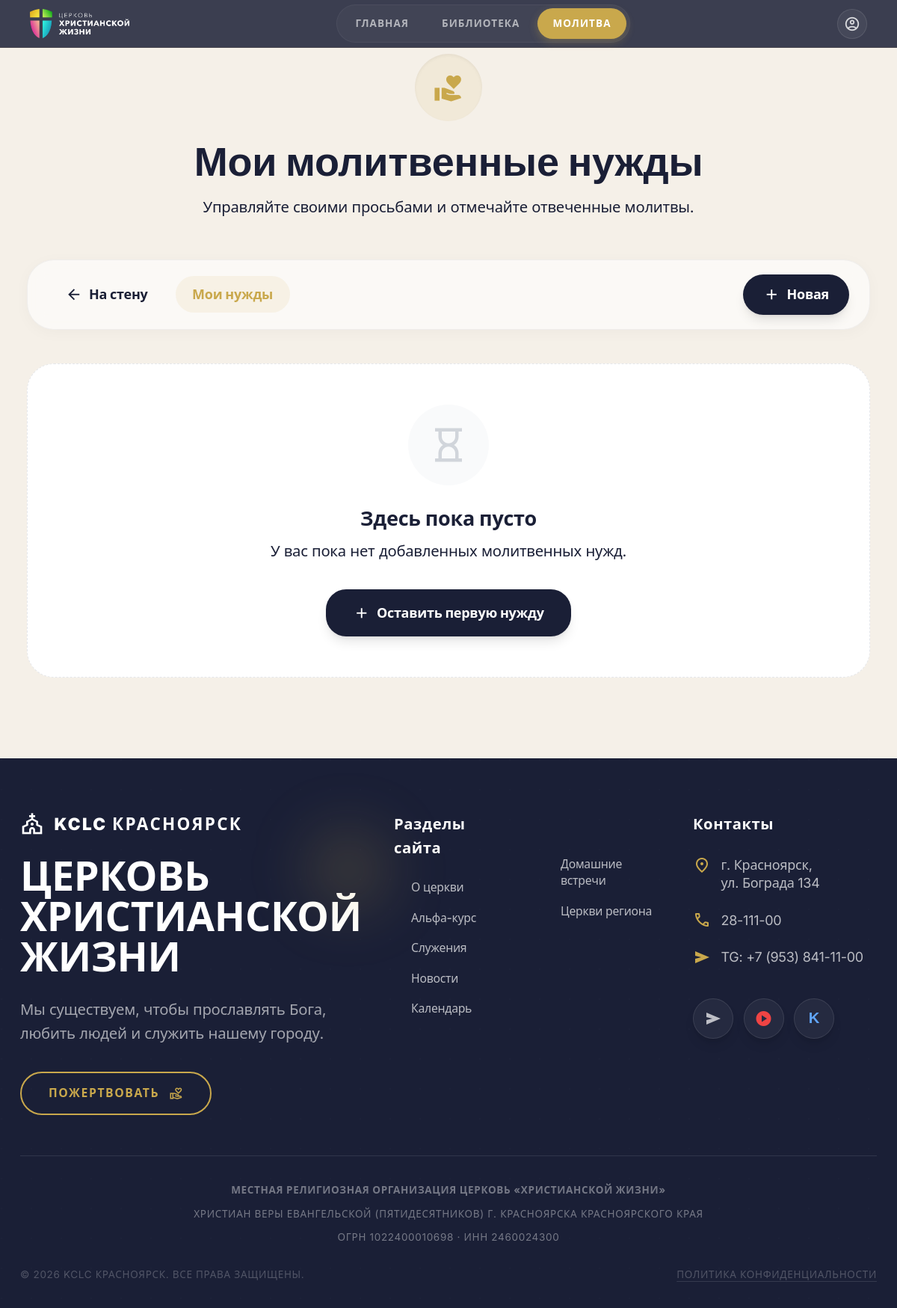
The app's page /prayer/my/ (signed in), older data.
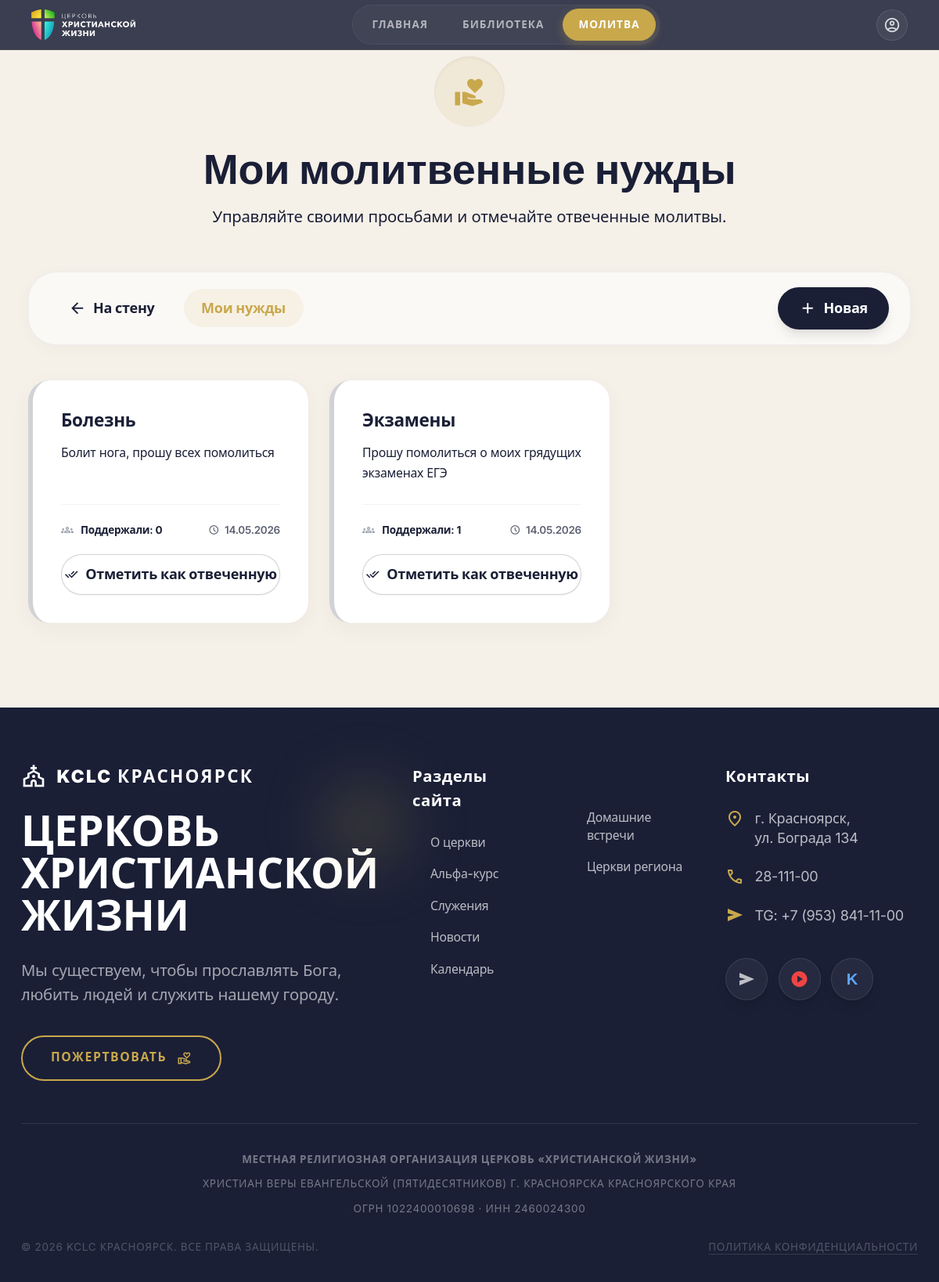
The same page, newer data.
### church_app/models.py (models this page shows, shortened)
class PrayerRequest(models.Model):
    user = models.ForeignKey(User, on_delete=models.CASCADE, verbose_name="Пользователь")
    title = models.CharField(max_length=200, verbose_name="Тема молитвы")
    description = models.TextField(verbose_name="Описание нужды")
    is_answered = models.BooleanField(default=False, verbose_name="Получен ответ")
    prayer_count = models.IntegerField(default=0, verbose_name="Сколько человек молится")
    is_public = models.BooleanField(default=True, verbose_name="Публичная просьба")
    created_at = models.DateTimeField(auto_now_add=True, verbose_name="Создана")
    answered_at = models.DateTimeField(null=True, blank=True, verbose_name="Дата ответа")
    class Meta:
        verbose_name = "Молитвенная нужда"
        verbose_name_plural = "Молитвенные нужды"

### church_app/views_prayer.py (the view)
# urls.py: path('prayer/my/', views_prayer.my_prayers, name='my_prayers'),
@login_required
def my_prayers(request):
    prayers = PrayerRequest.objects.filter(user=request.user).order_by('-created_at')
    context = {
        'prayers': prayers,
        'title': 'Мои молитвы'
    }
    return render(request, 'my_prayers.html', context)

### templates/my_prayers.html (shortened to what this page needs)
{% extends 'base.html' %}
{% block main_class %}flex-grow relative bg-background-light{% endblock %}
{% block content %}
<div class="max-w-7xl mx-auto px-4 sm:px-6 lg:px-8 py-16 pb-24">
    <div class="text-center mb-12">
        <div class="inline-flex items-center justify-center w-20 h-20 rounded-full bg-primary/10 text-primary mb-6 shadow-inner">
            <span class="material-symbols-outlined text-4xl" style="font-variation-settings: 'FILL' 1;">volunteer_activism</span>
        </div>
        <h1 class="text-4xl sm:text-5xl font-display font-bold text-navy mb-4">Мои молитвенные нужды</h1>
        <p class="text-txt-sub text-lg max-w-2xl mx-auto">Управляйте своими просьбами и отмечайте отвеченные молитвы.</p>
    </div>
    <div class="flex flex-col sm:flex-row justify-between items-center gap-4 bg-white/60 backdrop-blur-md px-6 py-4 rounded-2xl shadow-[0_4px_20px_rgba(0,0,0,0.03)] border border-navy/5 mb-10">
        <div class="flex flex-wrap items-center gap-3">
            <a href="{% url 'prayer_list' %}" class="flex items-center gap-2 px-5 py-2.5 rounded-xl font-bold text-txt-sub hover:text-navy hover:bg-white border border-transparent hover:border-gray-200 transition-all">
                <span class="material-symbols-outlined text-xl">arrow_back</span>
                На стену
            </a>
            <span class="px-5 py-2.5 bg-primary/10 text-primary font-bold rounded-xl">Мои нужды</span>
        </div>
        <div>
            <a href="{% url 'prayer_add' %}" class="flex items-center gap-2 bg-navy hover:bg-navy-light text-white font-bold px-6 py-2.5 rounded-xl shadow-lg transition-all hover:-translate-y-0.5 active:scale-95">
                <span class="material-symbols-outlined text-xl font-bold">add</span>
                <span>Новая</span>
            </a>
        </div>
    </div>
    <div class="grid grid-cols-1 md:grid-cols-2 lg:grid-cols-3 gap-6 xl:gap-8">
        {% for prayer in prayers %}
        <div class="group flex flex-col bg-white rounded-3xl p-6 sm:p-8 shadow-[0_8px_30px_rgba(0,0,0,0.04)] border-l-[6px]
            {% if prayer.is_answered %}border-primary bg-primary/5{% else %}border-navy/20 hover:border-navy hover:shadow-[0_20px_40px_rgba(0,0,0,0.08)]{% endif %}
            transition-all duration-300 hover:-translate-y-1.5 focus-within:ring-2 focus-within:ring-primary/50 relative">
            <div class="flex-grow">
                <h3 class="text-xl font-bold text-navy mb-3 leading-snug group-hover:text-primary transition-colors">{{ prayer.title }}</h3>
                <p class="text-txt-sub text-sm leading-relaxed mb-6">{{ prayer.description|linebreaksbr }}</p>
            </div>
            <div class="flex flex-col mt-auto pt-5 border-t border-gray-100 gap-4">
                <div class="flex items-center justify-between text-xs font-semibold text-txt-sub">
                    <div class="flex items-center gap-2">
                        <span class="material-symbols-outlined text-[16px] text-gray-400">groups</span>
                        <span>Поддержали: <span class="text-navy font-bold">{{ prayer.prayer_count }}</span></span>
                    </div>
                    <div class="flex items-center gap-1.5 opacity-70">
                        <span class="material-symbols-outlined text-[14px]">schedule</span>
                        <span>{{ prayer.created_at|date:"d.m.Y" }}</span>
                    </div>
                </div>
                <div class="mt-1">
                    <form method="post" action="{% url 'prayer_toggle_answered' prayer.id %}">
                        <button type="submit" class="w-full flex justify-center items-center gap-2 py-2.5 rounded-xl font-bold transition-all duration-300 active:scale-[0.98] border
                            {% if prayer.is_answered %}
                            bg-transparent text-primary hover:bg-primary/10 border-primary/30
                            {% else %}
                            bg-white text-navy hover:bg-navy hover:text-white border-navy/20 hover:border-transparent shadow-sm
                            {% endif %}">
                            {% if prayer.is_answered %}
                            <span class="material-symbols-outlined text-[18px]">close</span>
                            <span>Снять отметку "Отвечено"</span>
                            {% else %}
                            <span class="material-symbols-outlined text-[18px]">done_all</span>
                            <span>Отметить как отвеченную</span>
                            {% endif %}
                        </button>
                    </form>
                </div>
            </div>
        </div>
        {% empty %}
        <div class="col-span-full">
            <div class="bg-white rounded-[2rem] p-12 text-center border border-dashed border-gray-200">
                <div class="w-24 h-24 mx-auto bg-gray-50 rounded-full flex items-center justify-center mb-6">
                    <span class="material-symbols-outlined text-5xl text-gray-300">hourglass_empty</span>
                </div>
                <h3 class="text-2xl font-bold text-navy mb-2">Здесь пока пусто</h3>
                <p class="text-txt-sub text-lg mb-8 max-w-md mx-auto">У вас пока нет добавленных молитвенных нужд.</p>
                <a href="{% url 'prayer_add' %}" class="inline-flex items-center gap-2 bg-navy hover:bg-navy-light text-white font-bold px-8 py-3.5 rounded-xl shadow-lg transition-all hover:-translate-y-1">
                    <span class="material-symbols-outlined text-xl">add</span>
                    Оставить первую нужду
                </a>
            </div>
        </div>
        {% endfor %}
    </div>
</div>
{% endblock %}

Row changes from the older to the newer data that the page shows:
added PrayerRequest: title "Болезнь", description "Болит нога, прошу всех помолиться", prayer_count "0", created_at "14.05.2026", is_answered False (drawn)
added PrayerRequest: title "Экзамены", description "Прошу помолиться о моих грядущих экзаменах ЕГЭ", prayer_count "1", created_at "14.05.2026", is_answered False (drawn)
Text that changed along with them:
text no longer shown: "Здесь пока пусто У вас пока нет добавленных молитвенных нужд. Оставить первую нужду"
